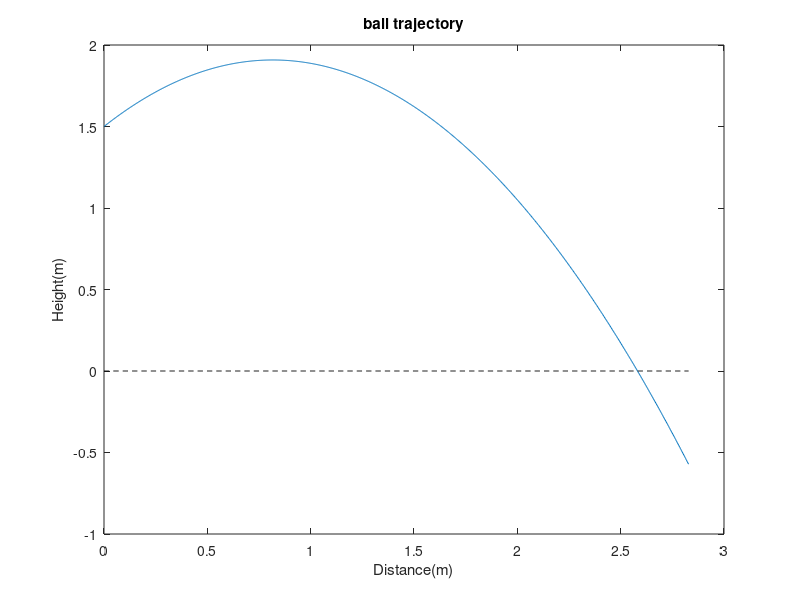

The MATLAB script that drew this image:
init_height = 1.5;
g = 9.8;
init_v = 4;
init_theta = 45;
t = linspace(0,1,1000);
x = init_v * cos(init_theta*pi/180)*t;
y = init_height + init_v*sin(init_theta*pi/180)*t - 0.5*g*t.^2;

index = find(y<0);
X = x(min(index));
disp(['the ball hits the ground at a distance of ' num2str(X) ' meters']);
figure
plot(x, y);
xlabel('Distance(m)');
ylabel('Height(m)');
title('ball trajectory');
hold on 
plot(linspace(0, max(x),1000),linspace(0,0,1000), '--k');